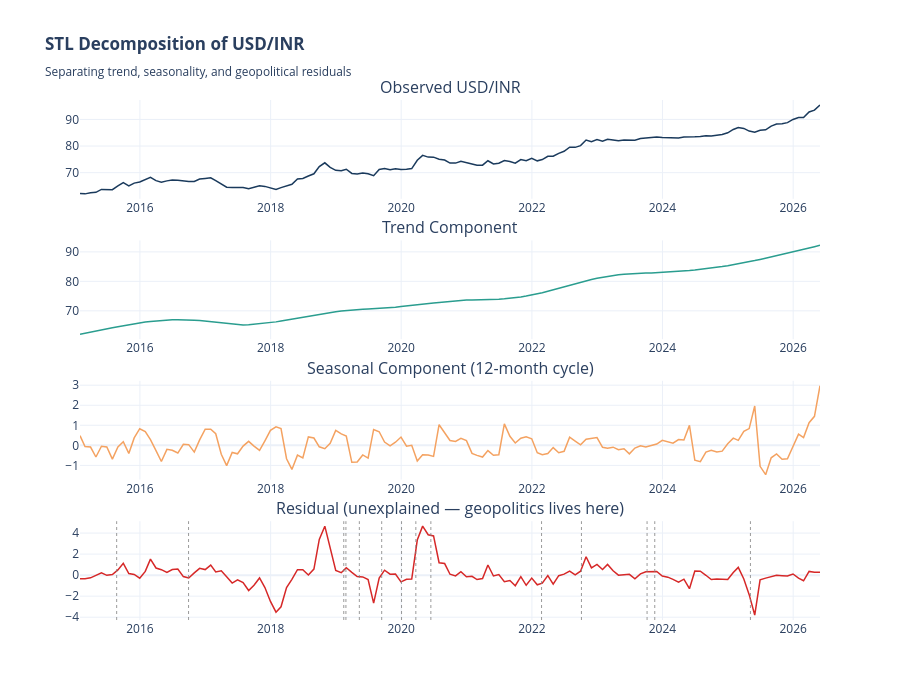

This figure's notebook cell:
### Code cell
# ── STL DECOMPOSITION ───────────────────────────────────
stl    = STL(monthly, period=12, robust=True)
result = stl.fit()

fig = make_subplots(
    rows=4, cols=1,
    subplot_titles=["Observed USD/INR","Trend Component",
                    "Seasonal Component (12-month cycle)",
                    "Residual (unexplained — geopolitics lives here)"],
    vertical_spacing=0.08
)
components = {
    1: (monthly,          "#1A3A5C"),
    2: (result.trend,     "#2A9D8F"),
    3: (result.seasonal,  "#F4A261"),
    4: (result.resid,     "#D62828"),
}
for row, (series, color) in components.items():
    fig.add_trace(go.Scatter(
        x=series.index, y=series.values,
        mode="lines", line=dict(color=color, width=1.5),
        showlegend=False
    ), row=row, col=1)

# Mark geopolitical events on residual panel
for _, ev in events.iterrows():
    fig.add_vline(x=str(ev["date"]), line_dash="dot",
                  line_color="gray", line_width=0.8, row=4, col=1)

fig.update_layout(
    height=700, template="plotly_white",
    title="<b>STL Decomposition of USD/INR</b><br>"
          "<sub>Separating trend, seasonality, and geopolitical residuals</sub>"
)
fig.write_html("../data/processed/stl_decomposition.html")
fig.show()

### Figure 1 — Plotly figure (JSON) as saved in the notebook; plotly's stock layout.template omitted (floating-point values rounded to 4 significant figures; data arrays with more than 128 entries replaced by an {"elided": "..."} marker saying what was removed)
{"data": [{"line": {"color": "#1A3A5C", "width": 1.5}, "mode": "lines", "showlegend": false, "type": "scatter", "x": {"elided": "137 str values"}, "xaxis": "x", "y": {"elided": "137 float values"}, "yaxis": "y"}, {"line": {"color": "#2A9D8F", "width": 1.5}, "mode": "lines", "showlegend": false, "type": "scatter", "x": {"elided": "137 str values"}, "xaxis": "x2", "y": {"elided": "137 float values"}, "yaxis": "y2"}, {"line": {"color": "#F4A261", "width": 1.5}, "mode": "lines", "showlegend": false, "type": "scatter", "x": {"elided": "137 str values"}, "xaxis": "x3", "y": {"elided": "137 float values"}, "yaxis": "y3"}, {"line": {"color": "#D62828", "width": 1.5}, "mode": "lines", "showlegend": false, "type": "scatter", "x": {"elided": "137 str values"}, "xaxis": "x4", "y": {"elided": "137 float values"}, "yaxis": "y4"}], "layout": {"annotations": [{"font": {"size": 16}, "showarrow": false, "text": "Observed USD/INR", "x": 0.5, "xanchor": "center", "xref": "paper", "y": 1, "yanchor": "bottom", "yref": "paper"}, {"font": {"size": 16}, "showarrow": false, "text": "Trend Component", "x": 0.5, "xanchor": "center", "xref": "paper", "y": 0.73, "yanchor": "bottom", "yref": "paper"}, {"font": {"size": 16}, "showarrow": false, "text": "Seasonal Component (12-month cycle)", "x": 0.5, "xanchor": "center", "xref": "paper", "y": 0.46, "yanchor": "bottom", "yref": "paper"}, {"font": {"size": 16}, "showarrow": false, "text": "Residual (unexplained — geopolitics lives here)", "x": 0.5, "xanchor": "center", "xref": "paper", "y": 0.19, "yanchor": "bottom", "yref": "paper"}], "height": 700, "shapes": [{"line": {"color": "gray", "dash": "dot", "width": 0.8}, "type": "line", "x0": "2016-09-29 00:00:00", "x1": "2016-09-29 00:00:00", "xref": "x4", "y0": 0, "y1": 1, "yref": "y4 domain"}, {"line": {"color": "gray", "dash": "dot", "width": 0.8}, "type": "line", "x0": "2019-02-14 00:00:00", "x1": "2019-02-14 00:00:00", "xref": "x4", "y0": 0, "y1": 1, "yref": "y4 domain"}, {"line": {"color": "gray", "dash": "dot", "width": 0.8}, "type": "line", "x0": "2019-02-26 00:00:00", "x1": "2019-02-26 00:00:00", "xref": "x4", "y0": 0, "y1": 1, "yref": "y4 domain"}, {"line": {"color": "gray", "dash": "dot", "width": 0.8}, "type": "line", "x0": "2020-06-15 00:00:00", "x1": "2020-06-15 00:00:00", "xref": "x4", "y0": 0, "y1": 1, "yref": "y4 domain"}, {"line": {"color": "gray", "dash": "dot", "width": 0.8}, "type": "line", "x0": "2025-05-07 00:00:00", "x1": "2025-05-07 00:00:00", "xref": "x4", "y0": 0, "y1": 1, "yref": "y4 domain"}, {"line": {"color": "gray", "dash": "dot", "width": 0.8}, "type": "line", "x0": "2019-05-12 00:00:00", "x1": "2019-05-12 00:00:00", "xref": "x4", "y0": 0, "y1": 1, "yref": "y4 domain"}, {"line": {"color": "gray", "dash": "dot", "width": 0.8}, "type": "line", "x0": "2019-09-14 00:00:00", "x1": "2019-09-14 00:00:00", "xref": "x4", "y0": 0, "y1": 1, "yref": "y4 domain"}, {"line": {"color": "gray", "dash": "dot", "width": 0.8}, "type": "line", "x0": "2020-01-03 00:00:00", "x1": "2020-01-03 00:00:00", "xref": "x4", "y0": 0, "y1": 1, "yref": "y4 domain"}, {"line": {"color": "gray", "dash": "dot", "width": 0.8}, "type": "line", "x0": "2023-10-07 00:00:00", "x1": "2023-10-07 00:00:00", "xref": "x4", "y0": 0, "y1": 1, "yref": "y4 domain"}, {"line": {"color": "gray", "dash": "dot", "width": 0.8}, "type": "line", "x0": "2023-11-19 00:00:00", "x1": "2023-11-19 00:00:00", "xref": "x4", "y0": 0, "y1": 1, "yref": "y4 domain"}, {"line": {"color": "gray", "dash": "dot", "width": 0.8}, "type": "line", "x0": "2022-02-24 00:00:00", "x1": "2022-02-24 00:00:00", "xref": "x4", "y0": 0, "y1": 1, "yref": "y4 domain"}, {"line": {"color": "gray", "dash": "dot", "width": 0.8}, "type": "line", "x0": "2022-10-05 00:00:00", "x1": "2022-10-05 00:00:00", "xref": "x4", "y0": 0, "y1": 1, "yref": "y4 domain"}, {"line": {"color": "gray", "dash": "dot", "width": 0.8}, "type": "line", "x0": "2015-08-24 00:00:00", "x1": "2015-08-24 00:00:00", "xref": "x4", "y0": 0, "y1": 1, "yref": "y4 domain"}, {"line": {"color": "gray", "dash": "dot", "width": 0.8}, "type": "line", "x0": "2020-03-23 00:00:00", "x1": "2020-03-23 00:00:00", "xref": "x4", "y0": 0, "y1": 1, "yref": "y4 domain"}], "title": {"text": "<b>STL Decomposition of USD/INR</b><br><sub>Separating trend, seasonality, and geopolitical residuals</sub>"}, "xaxis": {"anchor": "y", "domain": [0, 1]}, "xaxis2": {"anchor": "y2", "domain": [0, 1]}, "xaxis3": {"anchor": "y3", "domain": [0, 1]}, "xaxis4": {"anchor": "y4", "domain": [0, 1]}, "yaxis": {"anchor": "x", "domain": [0.81, 1]}, "yaxis2": {"anchor": "x2", "domain": [0.54, 0.73]}, "yaxis3": {"anchor": "x3", "domain": [0.27, 0.46]}, "yaxis4": {"anchor": "x4", "domain": [0, 0.19]}}}
